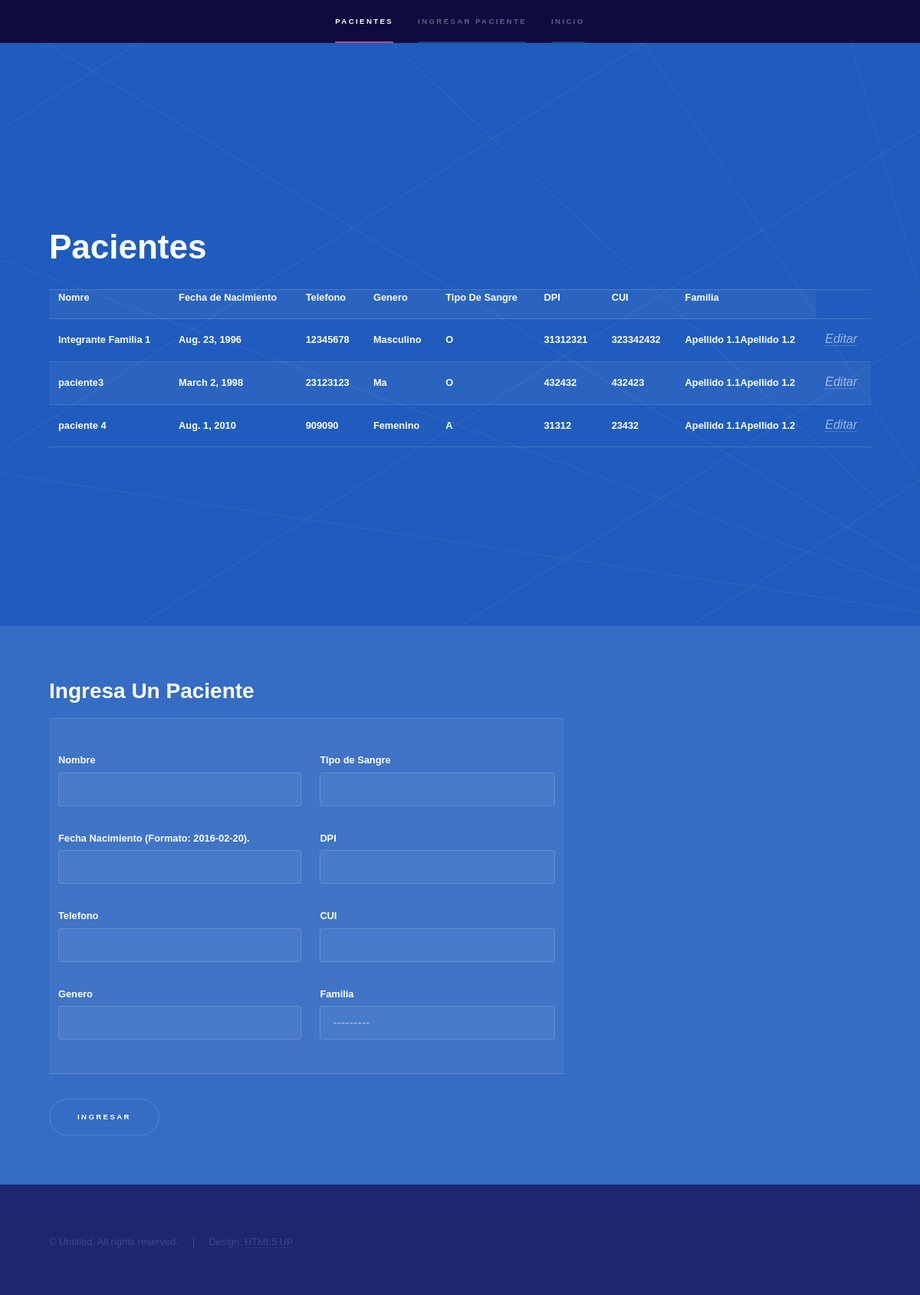
Before: /paciente/paciente/ (signed in) with the older database file.
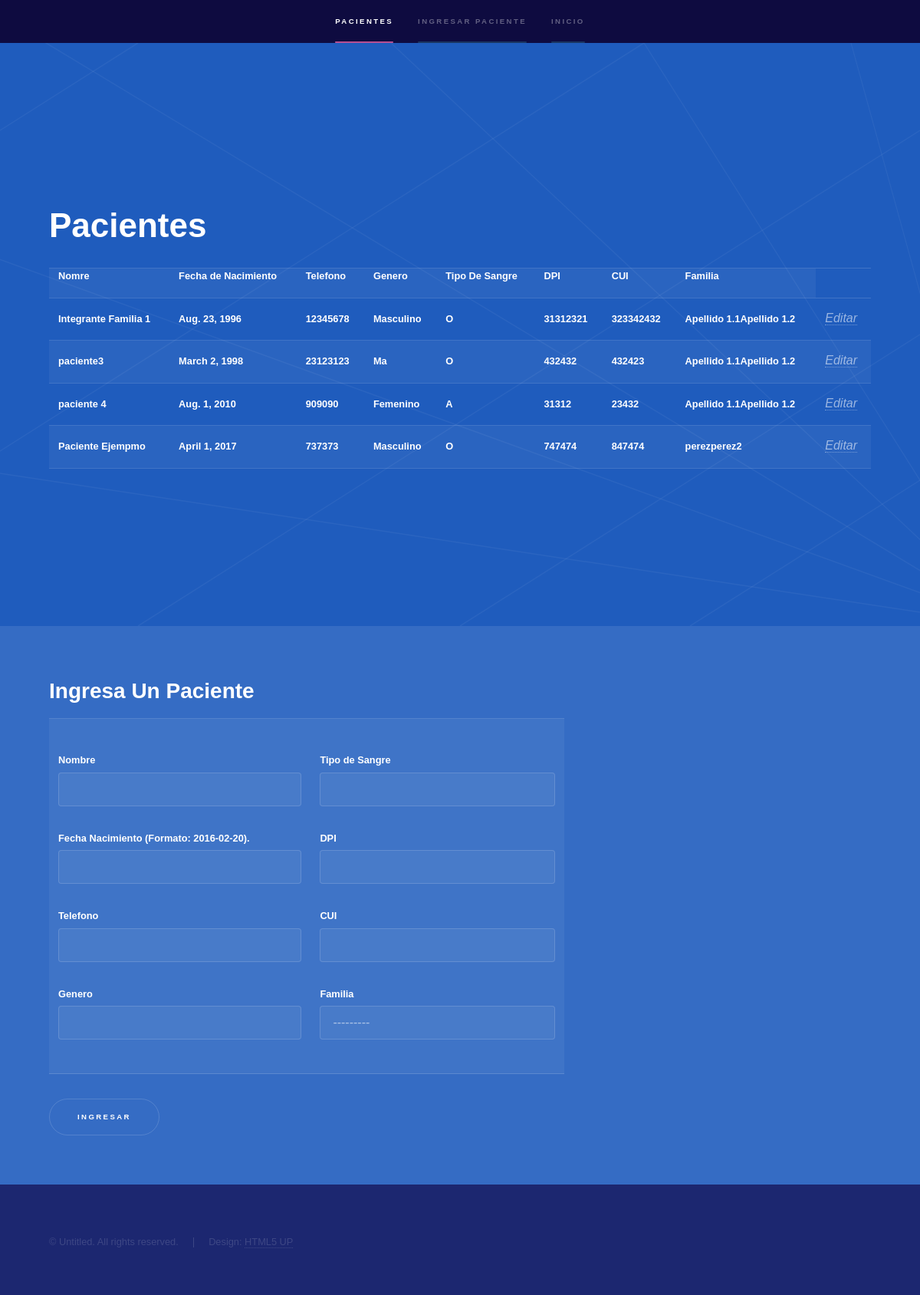
After: the same page with the newer database file.
### pacientes/models.py (models this page shows, shortened)
class paciente(models.Model):
    nombre = models.CharField(max_length = 45, blank = False)
    fechaNacimiento = models.DateField()
    telefono = models.CharField(max_length = 8 , blank = True)
    genero = models.CharField(max_length = 9 ,blank = False)
    tipoSangre = models.CharField(max_length = 3)
    dpi = models.CharField(max_length = 30 , blank = False)
    cui = models.CharField(max_length = 30 , blank = False)
    idFamilia = models.ForeignKey('familia')

class familia(models.Model):
    primerApellido = models.CharField(max_length = 45 , blank = False)
    segundoApellido = models.CharField(max_length = 45 , blank = False)
    def __str__(self):
        return self.primerApellido + self.segundoApellido

### pacientes/views.py (the view)
# urls.py: url(r'^paciente/',include('pacientes.urls') ),
def paciente(request):
    form = pacienteModelsForms(request.POST or None)
    queryset = modeloPaciente.objects.all()
    if form.is_valid():
        instance = form.save(commit=False)
        instance.save()
        form = pacienteModelsForms()
    context = {
    "form":form,
    "queryset":queryset,
    }
    return render(request,"pacientes/creacionPaciente.html",context)

### pacientes/forms.py
class pacienteModelsForms(forms.ModelForm):
    class Meta:
        model = paciente
        fields = [
        "nombre",
        "fechaNacimiento",
        "telefono",
        "genero",
        "tipoSangre",
        "dpi",
        "cui",
        "idFamilia",
            ]

### templates/pacientes/creacionPaciente.html (shortened to what this page needs)
{% extends  'baseTemplate/base.html'%}
{% block navBar %}
<li><a href="#intro">Pacientes</a></li>
<li><a href="#one">Ingresar Paciente</a></li>
{% endblock %}
{% block apartados %}
  <section id="intro" class="wrapper style1 fullscreen fade-up">
    <div class="inner">
      <h1>Pacientes</h1>
      <table id="paciente">
        <tr>
            <th><h5>Nomre</h5></th>
            <th><h5>Fecha de Nacimiento</h5></th>
            <th><h5>Telefono</h5></th>
            <th><h5>Genero</h5></th>
            <th><h5>Tipo De Sangre</h5></th>
            <th><h5>DPI</h5></th>
            <th><h5>CUI</h5></th>
            <th><h5>Familia</h5></th>
            </tr>
            {% for dato in queryset %}
            <tr>
              <th><h5>{{ dato.nombre }}</h5></th>
              <th><h5>{{dato.fechaNacimiento}}</h5></th>
              <th><h5>{{dato.telefono}}</h5></th>
              <th><h5>{{dato.genero}}</h5></th>
              <th><h5>{{dato.tipoSangre}}</h5></th>
              <th><h5>{{dato.dpi}}</h5></th>
              <th><h5>{{dato.cui}}</h5></th>
              <th><h5>{{dato.idFamilia}}</h5></th>
              <td><a href='editar/{{dato.id}}'><i>Editar</i></a></td>
            </tr>
            {% endfor %}
          </table>
    </div>
  </section>
<section id="one" class="wrapper style2 spotlights">
  <section>
    <div class="content">
      <div class="inner">
        <h2>Ingresa Un Paciente</h2>
        <form method='POST' class="form-control">{% csrf_token %}
          <table>
            <td>
              <p><h5>Nombre</h5>{{ form.nombre }}</p>
              <p><h5>Fecha Nacimiento (Formato: 2016-02-20).</h5>{{form.fechaNacimiento}}</p>
              <p><h5>Telefono</h5>{{form.telefono}}</p>
              <p><h5>Genero</h5>{{form.genero}}</p>
            </td>
            <td>
              <p><h5>Tipo de Sangre</h5>{{form.tipoSangre}}</p>
              <p><h5>DPI</h5>{{form.dpi}}</p>
              <p><h5>CUI</h5>{{form.cui}}</p>
              <p><h5>Familia</h5>{{form.idFamilia}}</p>
            </td>
          </table>
          <input type = "submit" value = "Ingresar" />
        </form>
      </div>
    </div>
  </section>
</section>
{% endblock %}

Changed rows visible on the page:
added paciente: nombre "Paciente Ejempmo", fechaNacimiento "April 1, 2017", telefono "737373", genero "Masculino", tipoSangre "O", dpi "747474", cui "847474", idFamilia "perezperez2"
